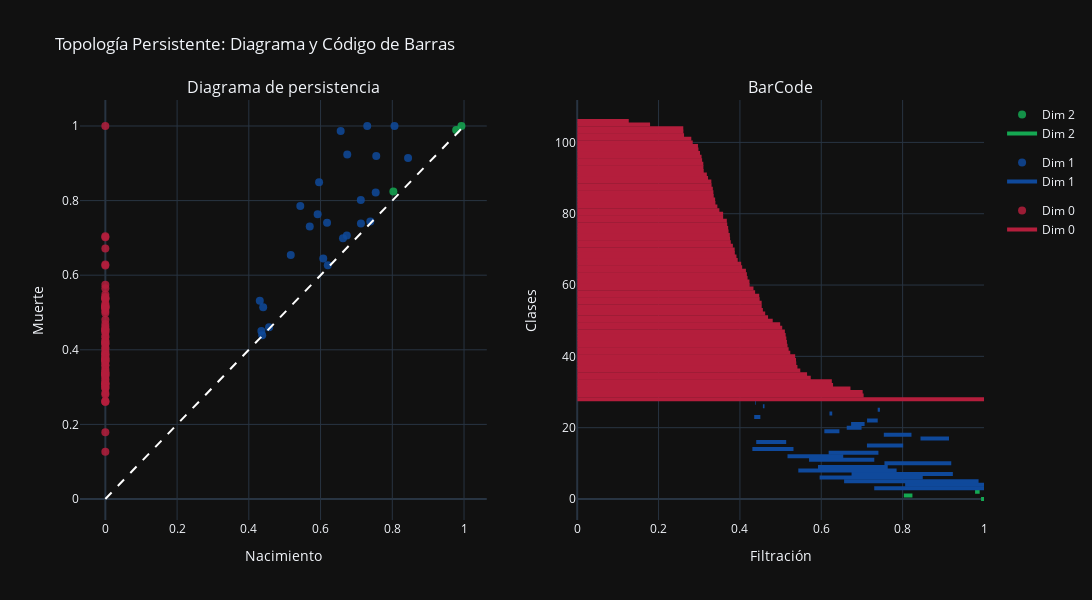

The code cell stored with this chart in its notebook:
### Code cell
import gudhi as gd
import plotly.graph_objects as go
from plotly.subplots import make_subplots

def persistence_plots_plotly(distance_matrix):
    # Crear complejo de Rips
    max_edge_length=1
    rips_complex = gd.RipsComplex(distance_matrix=distance_matrix, max_edge_length=max_edge_length)
    simplex_tree = rips_complex.create_simplex_tree(max_dimension=3)
    simplex_tree.compute_persistence()
    diag = simplex_tree.persistence()

    # Extraer datos por dimensión
    dims = {}
    for dim, (birth, death) in diag:
        if death == float('inf'):
            death =max_edge_length
        if dim not in dims:
            dims[dim] = []
        dims[dim].append((birth, death))

    # Colores estilo requerido
    color_map = {
        0: "#b41e3c",
        1: "#0f499b",
        2: "#15a852"
    }

    # Crear subplots
    fig = make_subplots(
        rows=1, cols=2,
        subplot_titles=("Diagrama de persistencia", "BarCode"),
        shared_yaxes=False
    )

    # Diagrama de persistencia (subplot 1)
    for dim, pairs in dims.items():
        births, deaths = zip(*pairs)
        fig.add_trace(
            go.Scatter(
                x=births,
                y=deaths,
                mode='markers',
                name=f"Dim {dim}",
                marker=dict(size=8, opacity=0.85, color=color_map.get(dim, 'gray')),
                legendgroup=f"dim{dim}"
            ),
            row=1, col=1
        )
    # Línea y = x
    fig.add_trace(
        go.Scatter(
            x=[0, max_edge_length],
            y=[0, max_edge_length],
            mode='lines',
            line=dict(dash='dash', color='white'),
            showlegend=False
        ),
        row=1, col=1
    )

    # Código de barras (subplot 2)
    y_offset = 0
    y_labels = []
    for dim, pairs in dims.items():
        color = color_map.get(dim, 'gray')
        for i, (birth, death) in enumerate(pairs):
            y_pos = y_offset + i
            label = f"Dim {dim} - {i}"
            y_labels.append(label)
            fig.add_trace(
                go.Scatter(
                    x=[birth, death],
                    y=[y_pos, y_pos],
                    mode="lines",
                    line=dict(width=4, color=color),
                    name=f"Dim {dim}",
                    legendgroup=f"dim{dim}",
                    showlegend=(i == 0)
                ),
                row=1, col=2
            )
        y_offset += len(pairs)

    # Ejes
    fig.update_xaxes(title_text="Nacimiento", row=1, col=1)
    fig.update_yaxes(title_text="Muerte", row=1, col=1)
    fig.update_xaxes(title_text="Filtración", row=1, col=2)
    fig.update_yaxes(
        title_text="Clases",
        tickmode='array',
        row=1, col=2
    )

    # Layout general
    fig.update_layout(
        title_text="Topología Persistente: Diagrama y Código de Barras",
        width=1100,
        height=600,
        showlegend=True,
        template="plotly_dark"
    )

    return fig

# Mostrar figura
fig = persistence_plots_plotly(df_dist.values)
fig.show()

### Figure 1 — Plotly figure (JSON) as saved in the notebook; plotly's stock layout.template omitted (floating-point values rounded to 4 significant figures)
{"data": [{"legendgroup": "dim2", "marker": {"color": "#15a852", "opacity": 0.85, "size": 8}, "mode": "markers", "name": "Dim 2", "type": "scatter", "x": [0.9928, 0.803, 0.978], "xaxis": "x", "y": [1, 0.8241, 0.9893], "yaxis": "y"}, {"legendgroup": "dim1", "marker": {"color": "#0f499b", "opacity": 0.85, "size": 8}, "mode": "markers", "name": "Dim 1", "type": "scatter", "x": [0.7301, 0.8061, 0.6561, 0.5959, 0.6744, 0.5435, 0.5919, 0.7553, 0.5699, 0.517, 0.6181, 0.4306, 0.7122, 0.44, 0.8439, 0.7537, 0.6075, 0.6625, 0.6733, 0.7125, 0.4351, 0.6202, 0.7387, 0.4565, 0.4373], "xaxis": "x", "y": [1, 1, 0.9867, 0.8495, 0.9235, 0.7852, 0.7633, 0.9195, 0.7303, 0.654, 0.7405, 0.5317, 0.8013, 0.5138, 0.914, 0.8217, 0.6446, 0.699, 0.7065, 0.7388, 0.4502, 0.6269, 0.7442, 0.4605, 0.4389], "yaxis": "y"}, {"legendgroup": "dim0", "marker": {"color": "#b41e3c", "opacity": 0.85, "size": 8}, "mode": "markers", "name": "Dim 0", "type": "scatter", "x": [0, 0, 0, 0, 0, 0, 0, 0, 0, 0, 0, 0, 0, 0, 0, 0, 0, 0, 0, 0, 0, 0, 0, 0, 0, 0, 0, 0, 0, 0, 0, 0, 0, 0, 0, 0, 0, 0, 0, 0, 0, 0, 0, 0, 0, 0, 0, 0, 0, 0, 0, 0, 0, 0, 0, 0, 0, 0, 0, 0, 0, 0, 0, 0, 0, 0, 0, 0, 0, 0, 0, 0, 0, 0, 0, 0, 0, 0, 0], "xaxis": "x", "y": [1, 0.7041, 0.7017, 0.6717, 0.629, 0.6259, 0.5742, 0.5651, 0.5484, 0.5414, 0.5385, 0.5379, 0.5358, 0.5238, 0.5197, 0.517, 0.5155, 0.5141, 0.5124, 0.5106, 0.504, 0.4989, 0.4806, 0.4692, 0.4621, 0.4565, 0.4536, 0.4534, 0.4485, 0.4474, 0.4373, 0.4333, 0.4238, 0.4234, 0.4189, 0.4172, 0.4148, 0.4055, 0.4031, 0.3946, 0.3915, 0.3875, 0.3871, 0.3827, 0.3776, 0.3758, 0.3752, 0.3721, 0.3711, 0.3688, 0.3678, 0.3588, 0.3587, 0.3495, 0.3446, 0.3398, 0.3391, 0.3356, 0.3348, 0.3334, 0.3303, 0.3297, 0.3216, 0.3187, 0.311, 0.3102, 0.31, 0.3071, 0.3057, 0.3019, 0.298, 0.2969, 0.284, 0.2805, 0.2627, 0.261, 0.2608, 0.1791, 0.1268], "yaxis": "y"}, {"line": {"color": "white", "dash": "dash"}, "mode": "lines", "showlegend": false, "type": "scatter", "x": [0, 1], "xaxis": "x", "y": [0, 1], "yaxis": "y"}, {"legendgroup": "dim2", "line": {"color": "#15a852", "width": 4}, "mode": "lines", "name": "Dim 2", "showlegend": true, "type": "scatter", "x": [0.9928, 1], "xaxis": "x2", "y": [0, 0], "yaxis": "y2"}, {"legendgroup": "dim2", "line": {"color": "#15a852", "width": 4}, "mode": "lines", "name": "Dim 2", "showlegend": false, "type": "scatter", "x": [0.803, 0.8241], "xaxis": "x2", "y": [1, 1], "yaxis": "y2"}, {"legendgroup": "dim2", "line": {"color": "#15a852", "width": 4}, "mode": "lines", "name": "Dim 2", "showlegend": false, "type": "scatter", "x": [0.978, 0.9893], "xaxis": "x2", "y": [2, 2], "yaxis": "y2"}, {"legendgroup": "dim1", "line": {"color": "#0f499b", "width": 4}, "mode": "lines", "name": "Dim 1", "showlegend": true, "type": "scatter", "x": [0.7301, 1], "xaxis": "x2", "y": [3, 3], "yaxis": "y2"}, {"legendgroup": "dim1", "line": {"color": "#0f499b", "width": 4}, "mode": "lines", "name": "Dim 1", "showlegend": false, "type": "scatter", "x": [0.8061, 1], "xaxis": "x2", "y": [4, 4], "yaxis": "y2"}, {"legendgroup": "dim1", "line": {"color": "#0f499b", "width": 4}, "mode": "lines", "name": "Dim 1", "showlegend": false, "type": "scatter", "x": [0.6561, 0.9867], "xaxis": "x2", "y": [5, 5], "yaxis": "y2"}, {"legendgroup": "dim1", "line": {"color": "#0f499b", "width": 4}, "mode": "lines", "name": "Dim 1", "showlegend": false, "type": "scatter", "x": [0.5959, 0.8495], "xaxis": "x2", "y": [6, 6], "yaxis": "y2"}, {"legendgroup": "dim1", "line": {"color": "#0f499b", "width": 4}, "mode": "lines", "name": "Dim 1", "showlegend": false, "type": "scatter", "x": [0.6744, 0.9235], "xaxis": "x2", "y": [7, 7], "yaxis": "y2"}, {"legendgroup": "dim1", "line": {"color": "#0f499b", "width": 4}, "mode": "lines", "name": "Dim 1", "showlegend": false, "type": "scatter", "x": [0.5435, 0.7852], "xaxis": "x2", "y": [8, 8], "yaxis": "y2"}, {"legendgroup": "dim1", "line": {"color": "#0f499b", "width": 4}, "mode": "lines", "name": "Dim 1", "showlegend": false, "type": "scatter", "x": [0.5919, 0.7633], "xaxis": "x2", "y": [9, 9], "yaxis": "y2"}, {"legendgroup": "dim1", "line": {"color": "#0f499b", "width": 4}, "mode": "lines", "name": "Dim 1", "showlegend": false, "type": "scatter", "x": [0.7553, 0.9195], "xaxis": "x2", "y": [10, 10], "yaxis": "y2"}, {"legendgroup": "dim1", "line": {"color": "#0f499b", "width": 4}, "mode": "lines", "name": "Dim 1", "showlegend": false, "type": "scatter", "x": [0.5699, 0.7303], "xaxis": "x2", "y": [11, 11], "yaxis": "y2"}, {"legendgroup": "dim1", "line": {"color": "#0f499b", "width": 4}, "mode": "lines", "name": "Dim 1", "showlegend": false, "type": "scatter", "x": [0.517, 0.654], "xaxis": "x2", "y": [12, 12], "yaxis": "y2"}, {"legendgroup": "dim1", "line": {"color": "#0f499b", "width": 4}, "mode": "lines", "name": "Dim 1", "showlegend": false, "type": "scatter", "x": [0.6181, 0.7405], "xaxis": "x2", "y": [13, 13], "yaxis": "y2"}, {"legendgroup": "dim1", "line": {"color": "#0f499b", "width": 4}, "mode": "lines", "name": "Dim 1", "showlegend": false, "type": "scatter", "x": [0.4306, 0.5317], "xaxis": "x2", "y": [14, 14], "yaxis": "y2"}, {"legendgroup": "dim1", "line": {"color": "#0f499b", "width": 4}, "mode": "lines", "name": "Dim 1", "showlegend": false, "type": "scatter", "x": [0.7122, 0.8013], "xaxis": "x2", "y": [15, 15], "yaxis": "y2"}, {"legendgroup": "dim1", "line": {"color": "#0f499b", "width": 4}, "mode": "lines", "name": "Dim 1", "showlegend": false, "type": "scatter", "x": [0.44, 0.5138], "xaxis": "x2", "y": [16, 16], "yaxis": "y2"}, {"legendgroup": "dim1", "line": {"color": "#0f499b", "width": 4}, "mode": "lines", "name": "Dim 1", "showlegend": false, "type": "scatter", "x": [0.8439, 0.914], "xaxis": "x2", "y": [17, 17], "yaxis": "y2"}, {"legendgroup": "dim1", "line": {"color": "#0f499b", "width": 4}, "mode": "lines", "name": "Dim 1", "showlegend": false, "type": "scatter", "x": [0.7537, 0.8217], "xaxis": "x2", "y": [18, 18], "yaxis": "y2"}, {"legendgroup": "dim1", "line": {"color": "#0f499b", "width": 4}, "mode": "lines", "name": "Dim 1", "showlegend": false, "type": "scatter", "x": [0.6075, 0.6446], "xaxis": "x2", "y": [19, 19], "yaxis": "y2"}, {"legendgroup": "dim1", "line": {"color": "#0f499b", "width": 4}, "mode": "lines", "name": "Dim 1", "showlegend": false, "type": "scatter", "x": [0.6625, 0.699], "xaxis": "x2", "y": [20, 20], "yaxis": "y2"}, {"legendgroup": "dim1", "line": {"color": "#0f499b", "width": 4}, "mode": "lines", "name": "Dim 1", "showlegend": false, "type": "scatter", "x": [0.6733, 0.7065], "xaxis": "x2", "y": [21, 21], "yaxis": "y2"}, {"legendgroup": "dim1", "line": {"color": "#0f499b", "width": 4}, "mode": "lines", "name": "Dim 1", "showlegend": false, "type": "scatter", "x": [0.7125, 0.7388], "xaxis": "x2", "y": [22, 22], "yaxis": "y2"}, {"legendgroup": "dim1", "line": {"color": "#0f499b", "width": 4}, "mode": "lines", "name": "Dim 1", "showlegend": false, "type": "scatter", "x": [0.4351, 0.4502], "xaxis": "x2", "y": [23, 23], "yaxis": "y2"}, {"legendgroup": "dim1", "line": {"color": "#0f499b", "width": 4}, "mode": "lines", "name": "Dim 1", "showlegend": false, "type": "scatter", "x": [0.6202, 0.6269], "xaxis": "x2", "y": [24, 24], "yaxis": "y2"}, {"legendgroup": "dim1", "line": {"color": "#0f499b", "width": 4}, "mode": "lines", "name": "Dim 1", "showlegend": false, "type": "scatter", "x": [0.7387, 0.7442], "xaxis": "x2", "y": [25, 25], "yaxis": "y2"}, {"legendgroup": "dim1", "line": {"color": "#0f499b", "width": 4}, "mode": "lines", "name": "Dim 1", "showlegend": false, "type": "scatter", "x": [0.4565, 0.4605], "xaxis": "x2", "y": [26, 26], "yaxis": "y2"}, {"legendgroup": "dim1", "line": {"color": "#0f499b", "width": 4}, "mode": "lines", "name": "Dim 1", "showlegend": false, "type": "scatter", "x": [0.4373, 0.4389], "xaxis": "x2", "y": [27, 27], "yaxis": "y2"}, {"legendgroup": "dim0", "line": {"color": "#b41e3c", "width": 4}, "mode": "lines", "name": "Dim 0", "showlegend": true, "type": "scatter", "x": [0, 1], "xaxis": "x2", "y": [28, 28], "yaxis": "y2"}, {"legendgroup": "dim0", "line": {"color": "#b41e3c", "width": 4}, "mode": "lines", "name": "Dim 0", "showlegend": false, "type": "scatter", "x": [0, 0.7041], "xaxis": "x2", "y": [29, 29], "yaxis": "y2"}, {"legendgroup": "dim0", "line": {"color": "#b41e3c", "width": 4}, "mode": "lines", "name": "Dim 0", "showlegend": false, "type": "scatter", "x": [0, 0.7017], "xaxis": "x2", "y": [30, 30], "yaxis": "y2"}, {"legendgroup": "dim0", "line": {"color": "#b41e3c", "width": 4}, "mode": "lines", "name": "Dim 0", "showlegend": false, "type": "scatter", "x": [0, 0.6717], "xaxis": "x2", "y": [31, 31], "yaxis": "y2"}, {"legendgroup": "dim0", "line": {"color": "#b41e3c", "width": 4}, "mode": "lines", "name": "Dim 0", "showlegend": false, "type": "scatter", "x": [0, 0.629], "xaxis": "x2", "y": [32, 32], "yaxis": "y2"}, {"legendgroup": "dim0", "line": {"color": "#b41e3c", "width": 4}, "mode": "lines", "name": "Dim 0", "showlegend": false, "type": "scatter", "x": [0, 0.6259], "xaxis": "x2", "y": [33, 33], "yaxis": "y2"}, {"legendgroup": "dim0", "line": {"color": "#b41e3c", "width": 4}, "mode": "lines", "name": "Dim 0", "showlegend": false, "type": "scatter", "x": [0, 0.5742], "xaxis": "x2", "y": [34, 34], "yaxis": "y2"}, {"legendgroup": "dim0", "line": {"color": "#b41e3c", "width": 4}, "mode": "lines", "name": "Dim 0", "showlegend": false, "type": "scatter", "x": [0, 0.5651], "xaxis": "x2", "y": [35, 35], "yaxis": "y2"}, {"legendgroup": "dim0", "line": {"color": "#b41e3c", "width": 4}, "mode": "lines", "name": "Dim 0", "showlegend": false, "type": "scatter", "x": [0, 0.5484], "xaxis": "x2", "y": [36, 36], "yaxis": "y2"}, {"legendgroup": "dim0", "line": {"color": "#b41e3c", "width": 4}, "mode": "lines", "name": "Dim 0", "showlegend": false, "type": "scatter", "x": [0, 0.5414], "xaxis": "x2", "y": [37, 37], "yaxis": "y2"}, {"legendgroup": "dim0", "line": {"color": "#b41e3c", "width": 4}, "mode": "lines", "name": "Dim 0", "showlegend": false, "type": "scatter", "x": [0, 0.5385], "xaxis": "x2", "y": [38, 38], "yaxis": "y2"}, {"legendgroup": "dim0", "line": {"color": "#b41e3c", "width": 4}, "mode": "lines", "name": "Dim 0", "showlegend": false, "type": "scatter", "x": [0, 0.5379], "xaxis": "x2", "y": [39, 39], "yaxis": "y2"}, {"legendgroup": "dim0", "line": {"color": "#b41e3c", "width": 4}, "mode": "lines", "name": "Dim 0", "showlegend": false, "type": "scatter", "x": [0, 0.5358], "xaxis": "x2", "y": [40, 40], "yaxis": "y2"}, {"legendgroup": "dim0", "line": {"color": "#b41e3c", "width": 4}, "mode": "lines", "name": "Dim 0", "showlegend": false, "type": "scatter", "x": [0, 0.5238], "xaxis": "x2", "y": [41, 41], "yaxis": "y2"}, {"legendgroup": "dim0", "line": {"color": "#b41e3c", "width": 4}, "mode": "lines", "name": "Dim 0", "showlegend": false, "type": "scatter", "x": [0, 0.5197], "xaxis": "x2", "y": [42, 42], "yaxis": "y2"}, {"legendgroup": "dim0", "line": {"color": "#b41e3c", "width": 4}, "mode": "lines", "name": "Dim 0", "showlegend": false, "type": "scatter", "x": [0, 0.517], "xaxis": "x2", "y": [43, 43], "yaxis": "y2"}, {"legendgroup": "dim0", "line": {"color": "#b41e3c", "width": 4}, "mode": "lines", "name": "Dim 0", "showlegend": false, "type": "scatter", "x": [0, 0.5155], "xaxis": "x2", "y": [44, 44], "yaxis": "y2"}, {"legendgroup": "dim0", "line": {"color": "#b41e3c", "width": 4}, "mode": "lines", "name": "Dim 0", "showlegend": false, "type": "scatter", "x": [0, 0.5141], "xaxis": "x2", "y": [45, 45], "yaxis": "y2"}, {"legendgroup": "dim0", "line": {"color": "#b41e3c", "width": 4}, "mode": "lines", "name": "Dim 0", "showlegend": false, "type": "scatter", "x": [0, 0.5124], "xaxis": "x2", "y": [46, 46], "yaxis": "y2"}, {"legendgroup": "dim0", "line": {"color": "#b41e3c", "width": 4}, "mode": "lines", "name": "Dim 0", "showlegend": false, "type": "scatter", "x": [0, 0.5106], "xaxis": "x2", "y": [47, 47], "yaxis": "y2"}, {"legendgroup": "dim0", "line": {"color": "#b41e3c", "width": 4}, "mode": "lines", "name": "Dim 0", "showlegend": false, "type": "scatter", "x": [0, 0.504], "xaxis": "x2", "y": [48, 48], "yaxis": "y2"}, {"legendgroup": "dim0", "line": {"color": "#b41e3c", "width": 4}, "mode": "lines", "name": "Dim 0", "showlegend": false, "type": "scatter", "x": [0, 0.4989], "xaxis": "x2", "y": [49, 49], "yaxis": "y2"}, {"legendgroup": "dim0", "line": {"color": "#b41e3c", "width": 4}, "mode": "lines", "name": "Dim 0", "showlegend": false, "type": "scatter", "x": [0, 0.4806], "xaxis": "x2", "y": [50, 50], "yaxis": "y2"}, {"legendgroup": "dim0", "line": {"color": "#b41e3c", "width": 4}, "mode": "lines", "name": "Dim 0", "showlegend": false, "type": "scatter", "x": [0, 0.4692], "xaxis": "x2", "y": [51, 51], "yaxis": "y2"}, {"legendgroup": "dim0", "line": {"color": "#b41e3c", "width": 4}, "mode": "lines", "name": "Dim 0", "showlegend": false, "type": "scatter", "x": [0, 0.4621], "xaxis": "x2", "y": [52, 52], "yaxis": "y2"}, {"legendgroup": "dim0", "line": {"color": "#b41e3c", "width": 4}, "mode": "lines", "name": "Dim 0", "showlegend": false, "type": "scatter", "x": [0, 0.4565], "xaxis": "x2", "y": [53, 53], "yaxis": "y2"}, {"legendgroup": "dim0", "line": {"color": "#b41e3c", "width": 4}, "mode": "lines", "name": "Dim 0", "showlegend": false, "type": "scatter", "x": [0, 0.4536], "xaxis": "x2", "y": [54, 54], "yaxis": "y2"}, {"legendgroup": "dim0", "line": {"color": "#b41e3c", "width": 4}, "mode": "lines", "name": "Dim 0", "showlegend": false, "type": "scatter", "x": [0, 0.4534], "xaxis": "x2", "y": [55, 55], "yaxis": "y2"}, {"legendgroup": "dim0", "line": {"color": "#b41e3c", "width": 4}, "mode": "lines", "name": "Dim 0", "showlegend": false, "type": "scatter", "x": [0, 0.4485], "xaxis": "x2", "y": [56, 56], "yaxis": "y2"}, {"legendgroup": "dim0", "line": {"color": "#b41e3c", "width": 4}, "mode": "lines", "name": "Dim 0", "showlegend": false, "type": "scatter", "x": [0, 0.4474], "xaxis": "x2", "y": [57, 57], "yaxis": "y2"}, {"legendgroup": "dim0", "line": {"color": "#b41e3c", "width": 4}, "mode": "lines", "name": "Dim 0", "showlegend": false, "type": "scatter", "x": [0, 0.4373], "xaxis": "x2", "y": [58, 58], "yaxis": "y2"}, {"legendgroup": "dim0", "line": {"color": "#b41e3c", "width": 4}, "mode": "lines", "name": "Dim 0", "showlegend": false, "type": "scatter", "x": [0, 0.4333], "xaxis": "x2", "y": [59, 59], "yaxis": "y2"}, {"legendgroup": "dim0", "line": {"color": "#b41e3c", "width": 4}, "mode": "lines", "name": "Dim 0", "showlegend": false, "type": "scatter", "x": [0, 0.4238], "xaxis": "x2", "y": [60, 60], "yaxis": "y2"}, {"legendgroup": "dim0", "line": {"color": "#b41e3c", "width": 4}, "mode": "lines", "name": "Dim 0", "showlegend": false, "type": "scatter", "x": [0, 0.4234], "xaxis": "x2", "y": [61, 61], "yaxis": "y2"}, {"legendgroup": "dim0", "line": {"color": "#b41e3c", "width": 4}, "mode": "lines", "name": "Dim 0", "showlegend": false, "type": "scatter", "x": [0, 0.4189], "xaxis": "x2", "y": [62, 62], "yaxis": "y2"}, {"legendgroup": "dim0", "line": {"color": "#b41e3c", "width": 4}, "mode": "lines", "name": "Dim 0", "showlegend": false, "type": "scatter", "x": [0, 0.4172], "xaxis": "x2", "y": [63, 63], "yaxis": "y2"}, {"legendgroup": "dim0", "line": {"color": "#b41e3c", "width": 4}, "mode": "lines", "name": "Dim 0", "showlegend": false, "type": "scatter", "x": [0, 0.4148], "xaxis": "x2", "y": [64, 64], "yaxis": "y2"}, {"legendgroup": "dim0", "line": {"color": "#b41e3c", "width": 4}, "mode": "lines", "name": "Dim 0", "showlegend": false, "type": "scatter", "x": [0, 0.4055], "xaxis": "x2", "y": [65, 65], "yaxis": "y2"}, {"legendgroup": "dim0", "line": {"color": "#b41e3c", "width": 4}, "mode": "lines", "name": "Dim 0", "showlegend": false, "type": "scatter", "x": [0, 0.4031], "xaxis": "x2", "y": [66, 66], "yaxis": "y2"}, {"legendgroup": "dim0", "line": {"color": "#b41e3c", "width": 4}, "mode": "lines", "name": "Dim 0", "showlegend": false, "type": "scatter", "x": [0, 0.3946], "xaxis": "x2", "y": [67, 67], "yaxis": "y2"}, {"legendgroup": "dim0", "line": {"color": "#b41e3c", "width": 4}, "mode": "lines", "name": "Dim 0", "showlegend": false, "type": "scatter", "x": [0, 0.3915], "xaxis": "x2", "y": [68, 68], "yaxis": "y2"}, {"legendgroup": "dim0", "line": {"color": "#b41e3c", "width": 4}, "mode": "lines", "name": "Dim 0", "showlegend": false, "type": "scatter", "x": [0, 0.3875], "xaxis": "x2", "y": [69, 69], "yaxis": "y2"}, {"legendgroup": "dim0", "line": {"color": "#b41e3c", "width": 4}, "mode": "lines", "name": "Dim 0", "showlegend": false, "type": "scatter", "x": [0, 0.3871], "xaxis": "x2", "y": [70, 70], "yaxis": "y2"}, {"legendgroup": "dim0", "line": {"color": "#b41e3c", "width": 4}, "mode": "lines", "name": "Dim 0", "showlegend": false, "type": "scatter", "x": [0, 0.3827], "xaxis": "x2", "y": [71, 71], "yaxis": "y2"}, {"legendgroup": "dim0", "line": {"color": "#b41e3c", "width": 4}, "mode": "lines", "name": "Dim 0", "showlegend": false, "type": "scatter", "x": [0, 0.3776], "xaxis": "x2", "y": [72, 72], "yaxis": "y2"}, {"legendgroup": "dim0", "line": {"color": "#b41e3c", "width": 4}, "mode": "lines", "name": "Dim 0", "showlegend": false, "type": "scatter", "x": [0, 0.3758], "xaxis": "x2", "y": [73, 73], "yaxis": "y2"}, {"legendgroup": "dim0", "line": {"color": "#b41e3c", "width": 4}, "mode": "lines", "name": "Dim 0", "showlegend": false, "type": "scatter", "x": [0, 0.3752], "xaxis": "x2", "y": [74, 74], "yaxis": "y2"}, {"legendgroup": "dim0", "line": {"color": "#b41e3c", "width": 4}, "mode": "lines", "name": "Dim 0", "showlegend": false, "type": "scatter", "x": [0, 0.3721], "xaxis": "x2", "y": [75, 75], "yaxis": "y2"}, {"legendgroup": "dim0", "line": {"color": "#b41e3c", "width": 4}, "mode": "lines", "name": "Dim 0", "showlegend": false, "type": "scatter", "x": [0, 0.3711], "xaxis": "x2", "y": [76, 76], "yaxis": "y2"}, {"legendgroup": "dim0", "line": {"color": "#b41e3c", "width": 4}, "mode": "lines", "name": "Dim 0", "showlegend": false, "type": "scatter", "x": [0, 0.3688], "xaxis": "x2", "y": [77, 77], "yaxis": "y2"}, {"legendgroup": "dim0", "line": {"color": "#b41e3c", "width": 4}, "mode": "lines", "name": "Dim 0", "showlegend": false, "type": "scatter", "x": [0, 0.3678], "xaxis": "x2", "y": [78, 78], "yaxis": "y2"}, {"legendgroup": "dim0", "line": {"color": "#b41e3c", "width": 4}, "mode": "lines", "name": "Dim 0", "showlegend": false, "type": "scatter", "x": [0, 0.3588], "xaxis": "x2", "y": [79, 79], "yaxis": "y2"}, {"legendgroup": "dim0", "line": {"color": "#b41e3c", "width": 4}, "mode": "lines", "name": "Dim 0", "showlegend": false, "type": "scatter", "x": [0, 0.3587], "xaxis": "x2", "y": [80, 80], "yaxis": "y2"}, {"legendgroup": "dim0", "line": {"color": "#b41e3c", "width": 4}, "mode": "lines", "name": "Dim 0", "showlegend": false, "type": "scatter", "x": [0, 0.3495], "xaxis": "x2", "y": [81, 81], "yaxis": "y2"}, {"legendgroup": "dim0", "line": {"color": "#b41e3c", "width": 4}, "mode": "lines", "name": "Dim 0", "showlegend": false, "type": "scatter", "x": [0, 0.3446], "xaxis": "x2", "y": [82, 82], "yaxis": "y2"}, {"legendgroup": "dim0", "line": {"color": "#b41e3c", "width": 4}, "mode": "lines", "name": "Dim 0", "showlegend": false, "type": "scatter", "x": [0, 0.3398], "xaxis": "x2", "y": [83, 83], "yaxis": "y2"}, {"legendgroup": "dim0", "line": {"color": "#b41e3c", "width": 4}, "mode": "lines", "name": "Dim 0", "showlegend": false, "type": "scatter", "x": [0, 0.3391], "xaxis": "x2", "y": [84, 84], "yaxis": "y2"}, {"legendgroup": "dim0", "line": {"color": "#b41e3c", "width": 4}, "mode": "lines", "name": "Dim 0", "showlegend": false, "type": "scatter", "x": [0, 0.3356], "xaxis": "x2", "y": [85, 85], "yaxis": "y2"}, {"legendgroup": "dim0", "line": {"color": "#b41e3c", "width": 4}, "mode": "lines", "name": "Dim 0", "showlegend": false, "type": "scatter", "x": [0, 0.3348], "xaxis": "x2", "y": [86, 86], "yaxis": "y2"}, {"legendgroup": "dim0", "line": {"color": "#b41e3c", "width": 4}, "mode": "lines", "name": "Dim 0", "showlegend": false, "type": "scatter", "x": [0, 0.3334], "xaxis": "x2", "y": [87, 87], "yaxis": "y2"}, {"legendgroup": "dim0", "line": {"color": "#b41e3c", "width": 4}, "mode": "lines", "name": "Dim 0", "showlegend": false, "type": "scatter", "x": [0, 0.3303], "xaxis": "x2", "y": [88, 88], "yaxis": "y2"}, {"legendgroup": "dim0", "line": {"color": "#b41e3c", "width": 4}, "mode": "lines", "name": "Dim 0", "showlegend": false, "type": "scatter", "x": [0, 0.3297], "xaxis": "x2", "y": [89, 89], "yaxis": "y2"}, {"legendgroup": "dim0", "line": {"color": "#b41e3c", "width": 4}, "mode": "lines", "name": "Dim 0", "showlegend": false, "type": "scatter", "x": [0, 0.3216], "xaxis": "x2", "y": [90, 90], "yaxis": "y2"}, {"legendgroup": "dim0", "line": {"color": "#b41e3c", "width": 4}, "mode": "lines", "name": "Dim 0", "showlegend": false, "type": "scatter", "x": [0, 0.3187], "xaxis": "x2", "y": [91, 91], "yaxis": "y2"}, {"legendgroup": "dim0", "line": {"color": "#b41e3c", "width": 4}, "mode": "lines", "name": "Dim 0", "showlegend": false, "type": "scatter", "x": [0, 0.311], "xaxis": "x2", "y": [92, 92], "yaxis": "y2"}, {"legendgroup": "dim0", "line": {"color": "#b41e3c", "width": 4}, "mode": "lines", "name": "Dim 0", "showlegend": false, "type": "scatter", "x": [0, 0.3102], "xaxis": "x2", "y": [93, 93], "yaxis": "y2"}, {"legendgroup": "dim0", "line": {"color": "#b41e3c", "width": 4}, "mode": "lines", "name": "Dim 0", "showlegend": false, "type": "scatter", "x": [0, 0.31], "xaxis": "x2", "y": [94, 94], "yaxis": "y2"}, {"legendgroup": "dim0", "line": {"color": "#b41e3c", "width": 4}, "mode": "lines", "name": "Dim 0", "showlegend": false, "type": "scatter", "x": [0, 0.3071], "xaxis": "x2", "y": [95, 95], "yaxis": "y2"}, {"legendgroup": "dim0", "line": {"color": "#b41e3c", "width": 4}, "mode": "lines", "name": "Dim 0", "showlegend": false, "type": "scatter", "x": [0, 0.3057], "xaxis": "x2", "y": [96, 96], "yaxis": "y2"}, {"legendgroup": "dim0", "line": {"color": "#b41e3c", "width": 4}, "mode": "lines", "name": "Dim 0", "showlegend": false, "type": "scatter", "x": [0, 0.3019], "xaxis": "x2", "y": [97, 97], "yaxis": "y2"}, {"legendgroup": "dim0", "line": {"color": "#b41e3c", "width": 4}, "mode": "lines", "name": "Dim 0", "showlegend": false, "type": "scatter", "x": [0, 0.298], "xaxis": "x2", "y": [98, 98], "yaxis": "y2"}, {"legendgroup": "dim0", "line": {"color": "#b41e3c", "width": 4}, "mode": "lines", "name": "Dim 0", "showlegend": false, "type": "scatter", "x": [0, 0.2969], "xaxis": "x2", "y": [99, 99], "yaxis": "y2"}, {"legendgroup": "dim0", "line": {"color": "#b41e3c", "width": 4}, "mode": "lines", "name": "Dim 0", "showlegend": false, "type": "scatter", "x": [0, 0.284], "xaxis": "x2", "y": [100, 100], "yaxis": "y2"}, {"legendgroup": "dim0", "line": {"color": "#b41e3c", "width": 4}, "mode": "lines", "name": "Dim 0", "showlegend": false, "type": "scatter", "x": [0, 0.2805], "xaxis": "x2", "y": [101, 101], "yaxis": "y2"}, {"legendgroup": "dim0", "line": {"color": "#b41e3c", "width": 4}, "mode": "lines", "name": "Dim 0", "showlegend": false, "type": "scatter", "x": [0, 0.2627], "xaxis": "x2", "y": [102, 102], "yaxis": "y2"}, {"legendgroup": "dim0", "line": {"color": "#b41e3c", "width": 4}, "mode": "lines", "name": "Dim 0", "showlegend": false, "type": "scatter", "x": [0, 0.261], "xaxis": "x2", "y": [103, 103], "yaxis": "y2"}, {"legendgroup": "dim0", "line": {"color": "#b41e3c", "width": 4}, "mode": "lines", "name": "Dim 0", "showlegend": false, "type": "scatter", "x": [0, 0.2608], "xaxis": "x2", "y": [104, 104], "yaxis": "y2"}, {"legendgroup": "dim0", "line": {"color": "#b41e3c", "width": 4}, "mode": "lines", "name": "Dim 0", "showlegend": false, "type": "scatter", "x": [0, 0.1791], "xaxis": "x2", "y": [105, 105], "yaxis": "y2"}, {"legendgroup": "dim0", "line": {"color": "#b41e3c", "width": 4}, "mode": "lines", "name": "Dim 0", "showlegend": false, "type": "scatter", "x": [0, 0.1268], "xaxis": "x2", "y": [106, 106], "yaxis": "y2"}], "layout": {"annotations": [{"font": {"size": 16}, "showarrow": false, "text": "Diagrama de persistencia", "x": 0.225, "xanchor": "center", "xref": "paper", "y": 1, "yanchor": "bottom", "yref": "paper"}, {"font": {"size": 16}, "showarrow": false, "text": "BarCode", "x": 0.775, "xanchor": "center", "xref": "paper", "y": 1, "yanchor": "bottom", "yref": "paper"}], "height": 600, "showlegend": true, "title": {"text": "Topología Persistente: Diagrama y Código de Barras"}, "width": 1100, "xaxis": {"anchor": "y", "domain": [0, 0.45], "title": {"text": "Nacimiento"}}, "xaxis2": {"anchor": "y2", "domain": [0.55, 1], "title": {"text": "Filtración"}}, "yaxis": {"anchor": "x", "domain": [0, 1], "title": {"text": "Muerte"}}, "yaxis2": {"anchor": "x2", "domain": [0, 1], "tickmode": "array", "title": {"text": "Clases"}}}}
